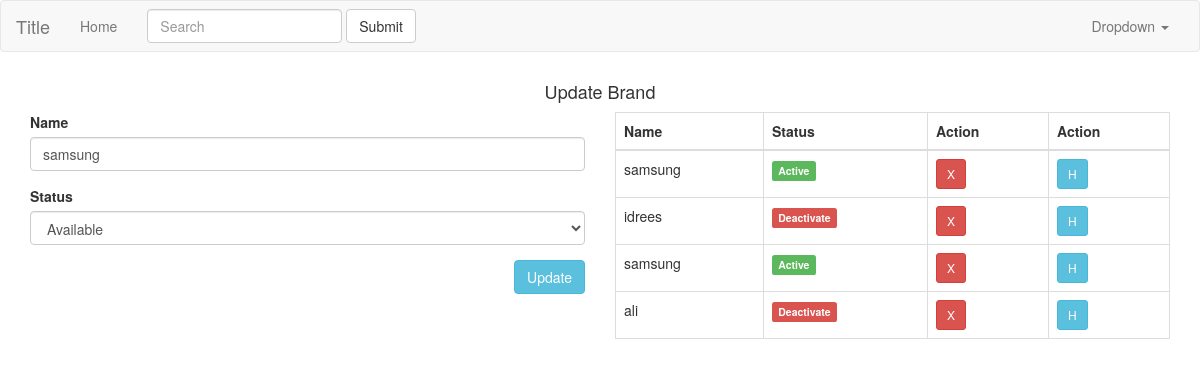
The page /admin/index.php?nav=brand&edit_brand_id=1 (signed in) on the database its author committed.
### tables this page shows
CREATE TABLE `brands` (
  `brand_id` int(11) NOT NULL,
  `brand_name` varchar(255) NOT NULL,
  `brand_sts` varchar(255) NOT NULL,
  `brand_timestamp` int(11) NOT NULL DEFAULT current_timestamp()
);

### admin/pages/brand.php (the view, shortened to what this page needs)
<?php if(!empty($_REQUEST['edit_brand_id'])){?>
<?php $edit_brand_id = $_REQUEST['edit_brand_id'];
 $query=mysqli_query($dbc,"SELECT * FROM brands WHERE brand_id = '$edit_brand_id'");
 $brand=mysqli_fetch_assoc($query);
 ?>
<div class="row">
	<h4 class="text-center">Update Brand</h4>
	<div class="col-sm-6">
	 <form action="" method="POST">
		<div class="form-group">
			<label for="" class="control-label">Name</label>
			<input type="text" name="brand_name" class="form-control" value="<?=$brand['brand_name']?>">
			</div>
		<div class="form-group">
			<label for="" class="control-label">Status</label>
			<select name="brand_sts" id="" class="form-control" value="<?=$brand['brand_sts']?>">
				<option <?php if(@$brand['brand_sts'] == 1) {?> <?php echo "selected";?> <?php }?> value="1">Available</option>
			</select>
			</div>
		<input type="submit" name="update_brand" value="Update" class="btn btn-info pull-right">
	</div>
	<div class="col-sm-6">
	 <table class="table table-bordered">
	  <thead>
		<tr>
		 <th>Name</th>
		 <th>Status</th>
		 <th>Action</th>
		<th>Action</th>
	    </tr>
	   </thead>
		<tbody>
		   	<?php $query1 = mysqli_query($dbc,"SELECT * FROM brands");
		   	while($row1=mysqli_fetch_assoc($query1)): ?>
		   	<tr>
		   	 <td><?=$row1['brand_name']?></td>
		   	 <td><?=getStatus($row1['brand_sts']);?></td>
		   	 <td><a class="btn btn-danger btn-sm" href="index.php?nav=brand&del_brand_id=<?=$row1['brand_id']?>">X</a></td>
		   	 <td><a href="index.php?nav=brand&edit_brand_id=<?=$row1['brand_id']?>" class="btn btn-info btn-sm">H</a>
		   	 </td>
		   	</tr>
		   <?php endwhile;?>
		   </tbody>
		</table>
	</div>
</div>
<?php }?>

### connect/db.php (shortened to what this page needs)
<?php
  function getStatus($sts){
    switch ($sts) {
      case '0':
      return '<label class="label label-danger">Deactivate</label>';
        break;
      case '1':
      return '<label class="label label-success">Active</label>';
        break;
    }
  }
 ?>

### rows shown on the page
brands: brand_name "samsung", brand_sts "Available", shows "Active"
brands: brand_name "idrees", brand_sts "Deactivate"
brands: brand_name "samsung", brand_sts "Active"
brands: brand_name "ali", brand_sts "Deactivate"

### other values the page prints
$value "Home"
